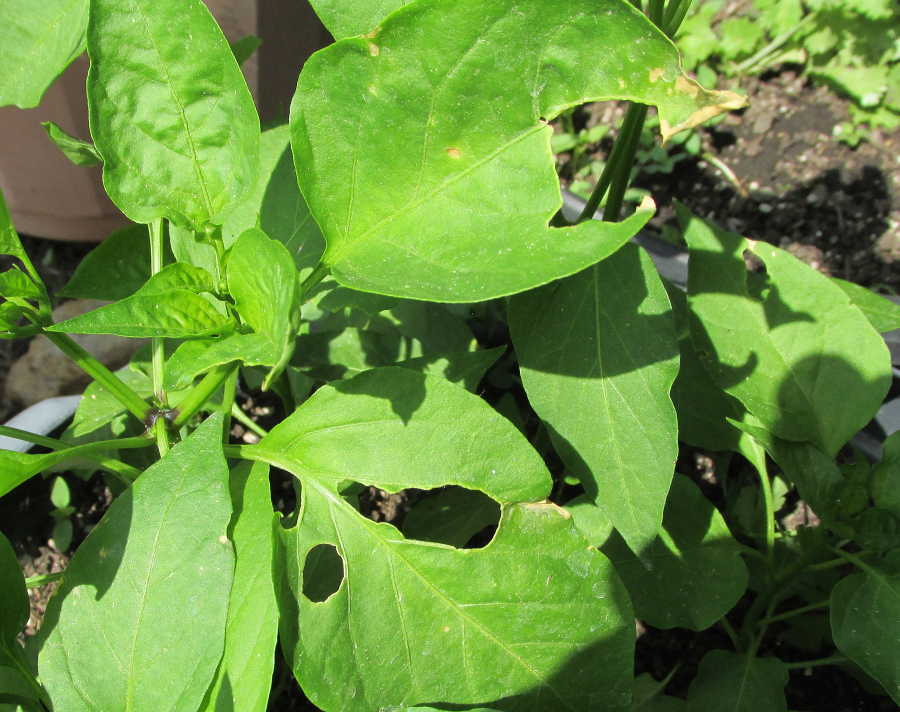
#> input picture l.jpg, 1800 x 1424 px (shown at 1/2 size)
$ python project.py
#> lines starting #> are read from the running program, lines starting #| are printed output that depends on the picture; after the words box and inside, x2 and y2 are one past the last pixel; in counts of white or black regions, pixels touching at a corner belong together; pictures that were not available may be replaced by others from this repository, and a replacement may not be noted
"""
 Project Name: 	        <Pest Detection using Image Processing>
 Author List: 		<Baneetpal Singh,Bhavya Mahajan,Divyum,Shivani Bansal>
 Filename: 		<pestdetection>
 Functions: 		<conversion,gaussian,averagefilter,segmentation>
 Global Variables:	<None>
"""

import numpy as np
import cv2
from matplotlib import pyplot as plt
import pylab
from scipy import ndimage
def conversion():
    #os.system()
    image = cv2.imread('l.jpg')
#> image is the input picture: shape (1424, 1800, 3); mean B, G, R 60.9, 142.4, 103
    gray_image = cv2.cvtColor(image, cv2.COLOR_BGR2GRAY)
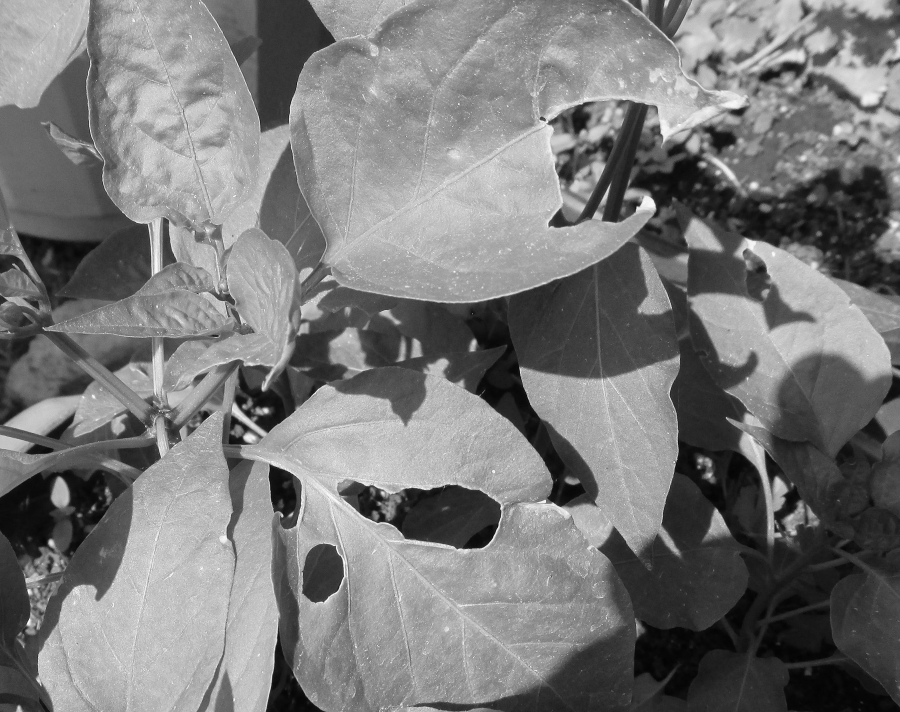
#> gray_image: shape (1424, 1800) (shown at 1/2 size); min 0, max 255, mean 121.3
    cv2.imwrite('gray_image.png',gray_image)
    cv2.imshow('color_image',image)
    cv2.imshow('gray_image',gray_image)
    cv2.waitKey(0)                 # Waits forever for user to press any key
    cv2.destroyAllWindows()

"""
  Function Name: 	<conversion>
  Input: 		<pestimg3 which is the input image,gray image which is the converted one >
  Output: 		<None>
  Logic: 		<This function coverts the rgb image into the grayscale image by using cv2.cvtColor()>
  Example Call:		<conversion()>
"""

def gaussian():
    image = cv2.imread('ficus-whitefly-pest-leaf-infestation.jpg')
    cv2.getGaussianKernel(9,9)
    blur= cv2.GaussianBlur(image,(5,5),0)
    cv2.imwrite('blur.png',blur)
    cv2.imshow('blur',blur)
    cv2.waitKey(0)
    cv2.destroyAllWindows()

"""

 Function Name: 	<gaussian>
 Input: 		<gray_image as input,blur which is the processed one>
 Output: 		<blur image>
 Logic: 		<This code converts the gray scale image into blurred image>
 Example Call:		<gaussian()>


"""

def averagefilter():
    image=cv2.imread('blur.png')
    kernel=np.ones((5,5),np.float32)/25
    dst= cv2.filter2D(image,-1,kernel)
    plt.subplot(121),plt.imshow(image),plt.title('blur')
    plt.xticks([]), plt.yticks([])
    plt.subplot(122),plt.imshow(dst),plt.title('averaged')
    plt.xticks([]), plt.yticks([])
    plt.show()
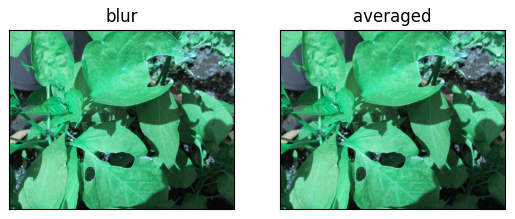
#> figure drawn by matplotlib, 2 panels; B, G, R data is drawn as R, G, B
    cv2.imwrite('averaged.png',dst)


"""
 Function Name: 	<averagefilter>
 Input: 		<blur image as input>
 Output: 		<averaged image as output>
 Logic: 		<This function applies the average filter to the blurred image and converts the blurred image into averaged image>
 Example Call:		<averagefilter()>

"""

def segmentation():
    image = cv2.imread('averaged.png')
    gray = cv2.cvtColor(image,cv2.COLOR_BGR2GRAY)
    ret, thresh = cv2.threshold(gray,0,255,cv2.THRESH_BINARY_INV+cv2.THRESH_OTSU)
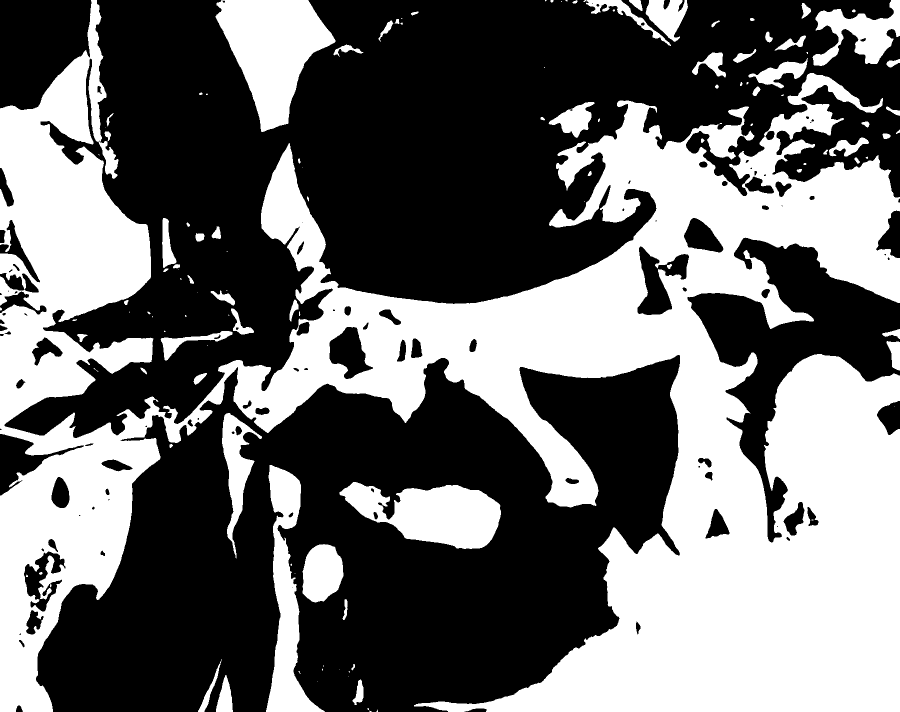
#> thresh: shape (1424, 1800) (shown at 1/2 size); 42.1% white; 125 white regions (49 under 20 px), largest, box (x1, y1, x2, y2) and area: (0, 0, 1800, 1424) 937670, (431, 0, 671, 264) 35196, (679, 964, 1002, 1098) 26391
#> ret = 112
    cv2.imwrite('thresh_image.jpg',thresh)
    cv2.imshow('thresh_image',thresh)
    cv2.waitKey(0)
    cv2.destroyAllWindows()

     # noise removal
    kernel = np.ones((3,3),np.uint8)
    opening = cv2.morphologyEx(thresh,cv2.MORPH_OPEN,kernel, iterations = 2)
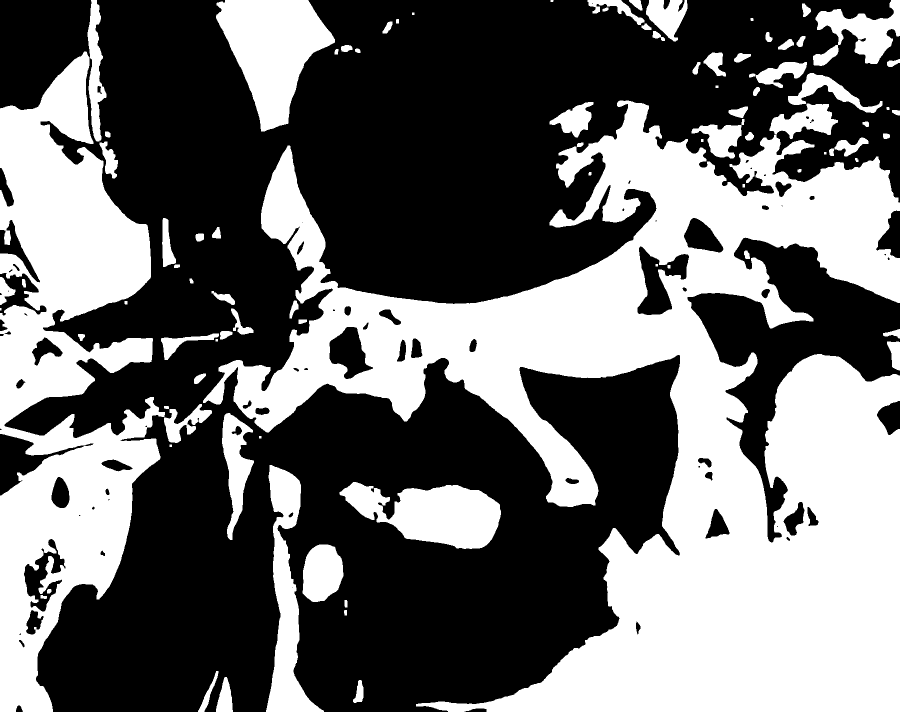
#> opening: shape (1424, 1800) (shown at 1/2 size); 41.9% white; 90 white regions (1 under 20 px), largest, box (x1, y1, x2, y2) and area: (406, 201, 1800, 1424) 688043, (0, 103, 330, 1424) 222120, (432, 0, 670, 263) 35170
    cv2.imshow('opening',thresh)
    cv2.waitKey(0)                 # Waits forever for user to press any key
    cv2.destroyAllWindows()


    # sure background area
    sure_bg = cv2.dilate(opening,kernel,iterations=3)
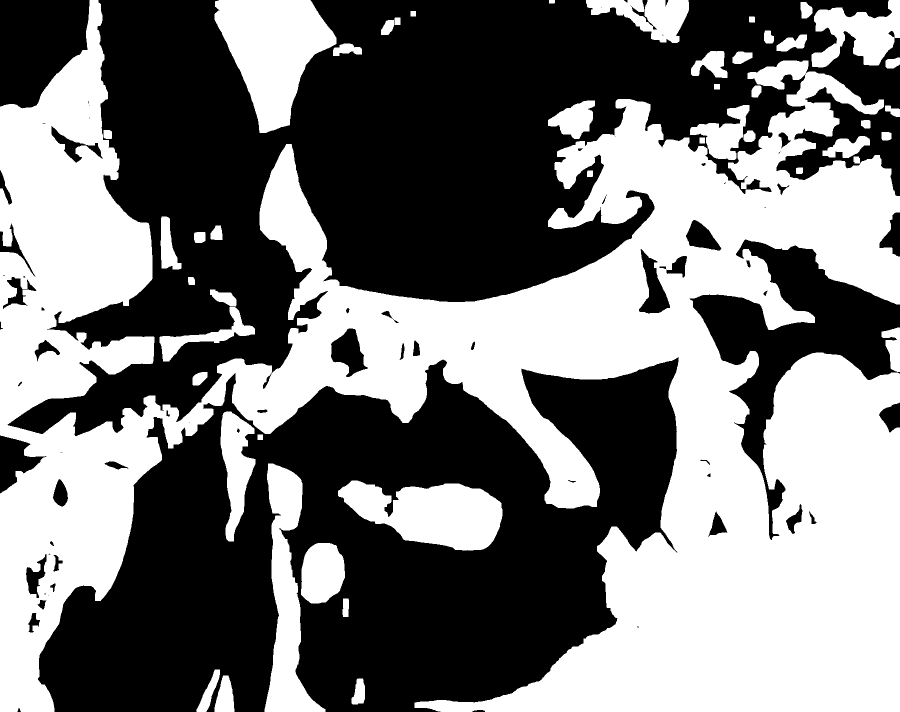
#> sure_bg: shape (1424, 1800) (shown at 1/2 size); 46.7% white; 46 white regions, largest, box (x1, y1, x2, y2) and area: (0, 0, 1800, 1424) 1020241, (429, 0, 673, 266) 37758, (676, 961, 1005, 1101) 29852
    cv2.imshow('sure_bg',sure_bg)
    cv2.waitKey(0)                 # Waits forever for user to press any key
    cv2.destroyAllWindows()
    print("No. of pests in the image: ")
    labelarray, particle_count = ndimage.measurements.label(sure_bg)
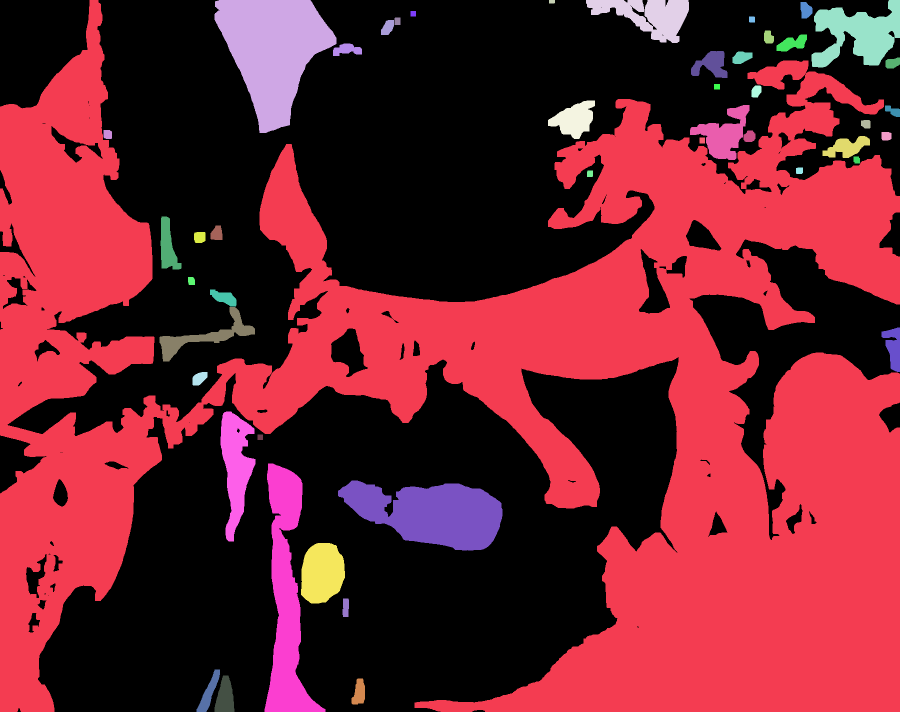
#> labelarray: shape (1424, 1800) int32 (shown at 1/2 size); 48 distinct labels, from 0 to 47; one colour per label, 0 black
#> particle_count = 47
    print(particle_count)
#| 47
    #pylab.figure(1)
    #pylab.imshow(im_thresholded)
    #pylab.show()

"""
 Function Name: 	<segmentation>
 Input: 		<takes the averaged image as the input>
 Output: 		<displays the thresh image of the pest,also prints the count of the pest>
 Logic: 		<This function detects the pests from the images, the image background  is calculated  using  morphological operators which is most critical after this image is  subtracted  from  the original  image.  So  the resulting image will only have the objects with pixel  values  1 and  background pixel  values  0.
>
 Example Call:		<segmentation()>

"""


conversion()
gaussian()
averagefilter()
segmentation()
